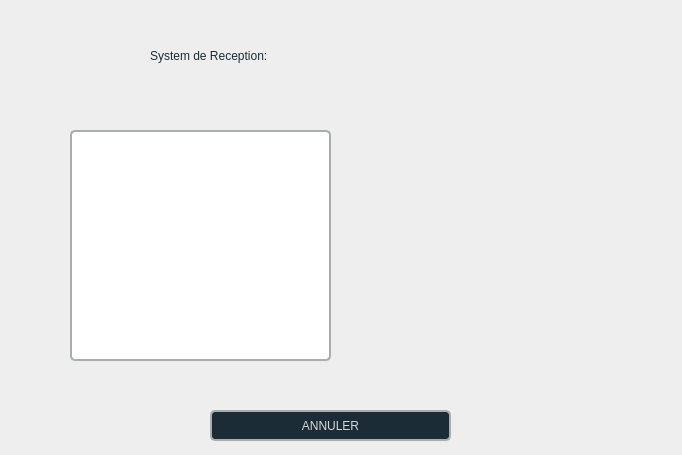
<?xml version="1.0" encoding="UTF-8"?>
<ui version="4.0">
 <class>rif</class>
 <widget class="QDialog" name="rif">
  <property name="geometry">
   <rect>
    <x>0</x>
    <y>0</y>
    <width>682</width>
    <height>455</height>
   </rect>
  </property>
  <property name="windowTitle">
   <string>Dialog</string>
  </property>
  <property name="styleSheet">
   <string notr="true">background-color: rgb(238, 238, 238);
</string>
  </property>
  <widget class="QPushButton" name="mezen">
   <property name="geometry">
    <rect>
     <x>410</x>
     <y>90</y>
     <width>191</width>
     <height>311</height>
    </rect>
   </property>
   <property name="styleSheet">
    <string notr="true">border: 1px solid rgb(0,0,0,0);</string>
   </property>
   <property name="text">
    <string/>
   </property>
   <property name="icon">
    <iconset>
     <normaloff>../../Users/haouas/Downloads/porte-de-chantier.png</normaloff>../../Users/haouas/Downloads/porte-de-chantier.png</iconset>
   </property>
   <property name="iconSize">
    <size>
     <width>400</width>
     <height>300</height>
    </size>
   </property>
  </widget>
  <widget class="QLabel" name="AS">
   <property name="geometry">
    <rect>
     <x>70</x>
     <y>130</y>
     <width>261</width>
     <height>231</height>
    </rect>
   </property>
   <property name="styleSheet">
    <string notr="true">border: 1.6px solid rgba(170,173,174,255)rgb(255, 255, 255); border-radius: 5px;
background-color: rgb(255, 255, 255);
font: 75 12pt &quot;MS Shell Dlg 2&quot;;</string>
   </property>
   <property name="text">
    <string/>
   </property>
  </widget>
  <widget class="QLabel" name="label_2">
   <property name="geometry">
    <rect>
     <x>150</x>
     <y>20</y>
     <width>351</width>
     <height>71</height>
    </rect>
   </property>
   <property name="styleSheet">
    <string notr="true">
    color: rgb(28, 44, 54);
    font: 700 20pt &quot;Segoe UI&quot;;</string>
   </property>
   <property name="text">
    <string>System de Reception:</string>
   </property>
  </widget>
  <widget class="QPushButton" name="cancel">
   <property name="geometry">
    <rect>
     <x>210</x>
     <y>410</y>
     <width>241</width>
     <height>31</height>
    </rect>
   </property>
   <property name="styleSheet">
    <string notr="true">QPushButton#cancel {
    background-color: rgb(28, 44, 54);
border: 1.6px solid rgba(170,173,174,255)rgb(255, 255, 255); border-radius: 5px;

    color: rgb(213, 216, 218);
    font: 700 9pt &quot;Segoe UI&quot;;
}

QPushButton#cancel:hover {
  /* Darker shade when hovering */
	background-color: #284853;
    color: rgb(255, 255, 255);  /* Optional: Change text color on hover */
}

QPushButton#cancel:pressed {
	background-color: rgb(74, 74, 74);
    color: rgb(255, 255, 255);  /* Optional: Change text color when pressed */
}
</string>
   </property>
   <property name="text">
    <string>ANNULER</string>
   </property>
   <property name="icon">
    <iconset>
     <normaloff>../../firqs/icons/annule.png</normaloff>../../firqs/icons/annule.png</iconset>
   </property>
   <property name="iconSize">
    <size>
     <width>30</width>
     <height>25</height>
    </size>
   </property>
  </widget>
 </widget>
 <resources/>
 <connections/>
</ui>
